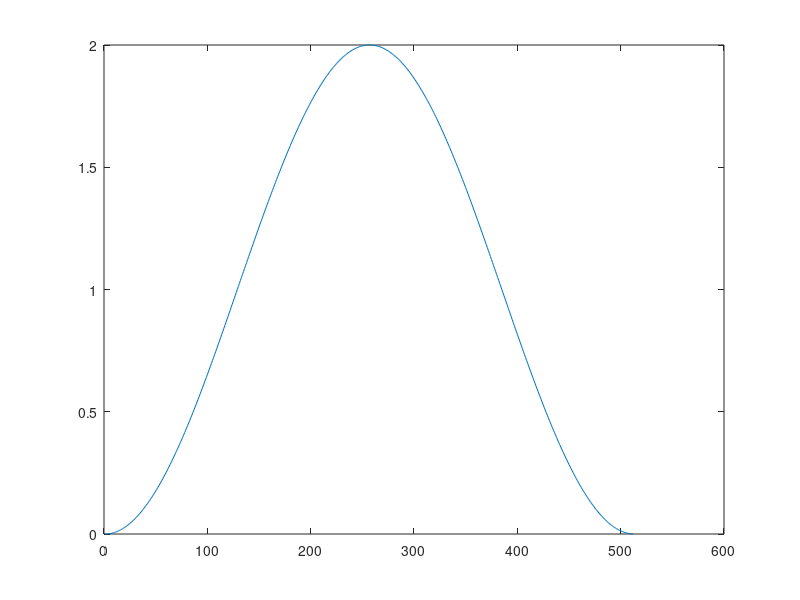
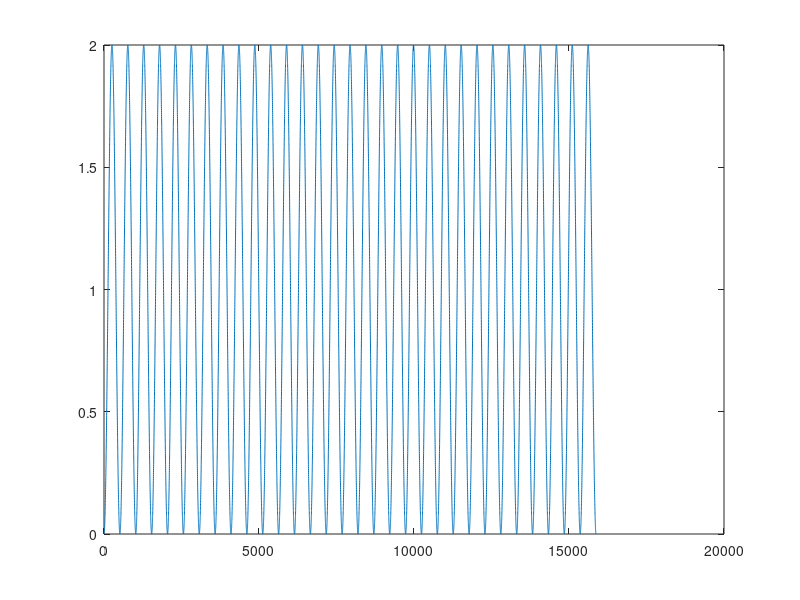
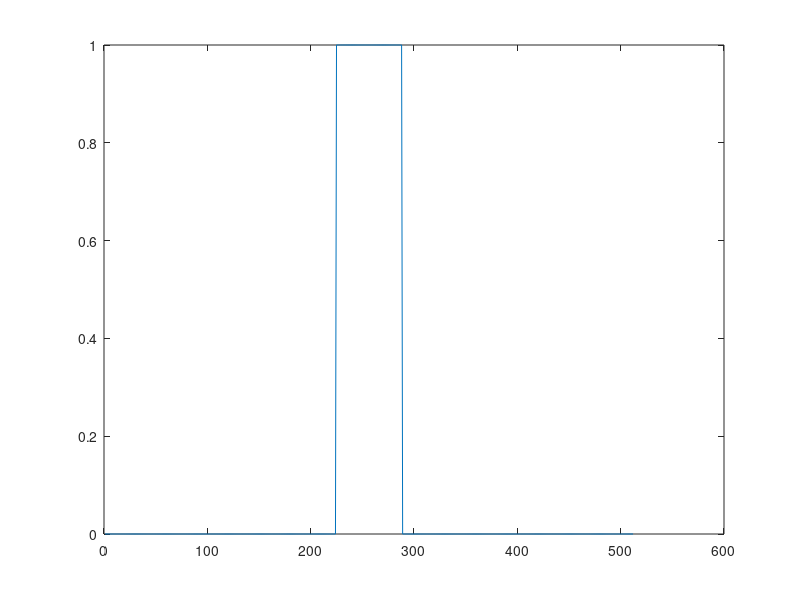
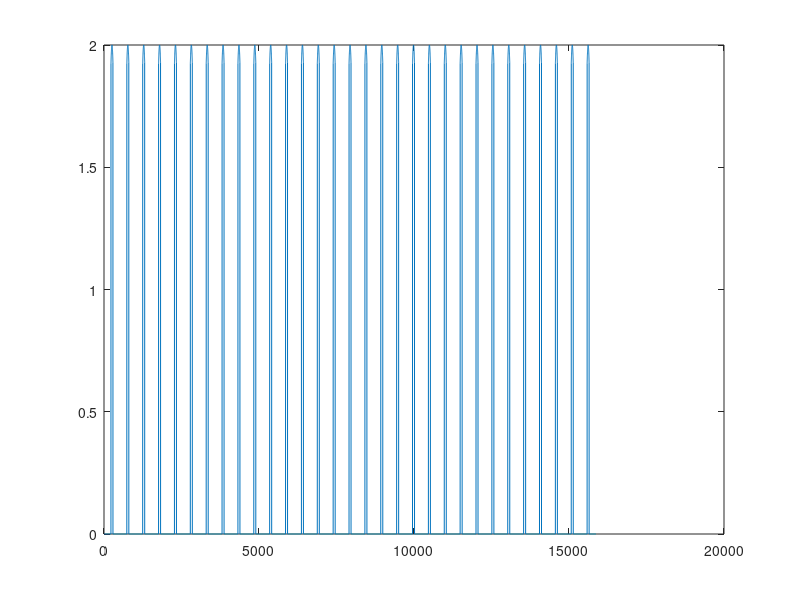

MATLAB code for these plots, in order:
%% EE505 homework - FilterBanks
clear all;
close all;
N=512;

for i=1:N
    PSD_x(i) = 1 + cos(2*pi*((i-1)-N/2)/N);
end

figure;
plot(PSD_x);

PSD_X = repmat(PSD_x,1,31);

figure;
plot(PSD_X);

H0_window = [zeros(1,N/2-N/2/8) ones(1,N/8) zeros(1,N/2-N/2/8)];

figure;
plot(H0_window);

H0_W = repmat(H0_window,1,31);

PSD_X0 = PSD_X.*H0_W;

figure;
plot(PSD_X0);




